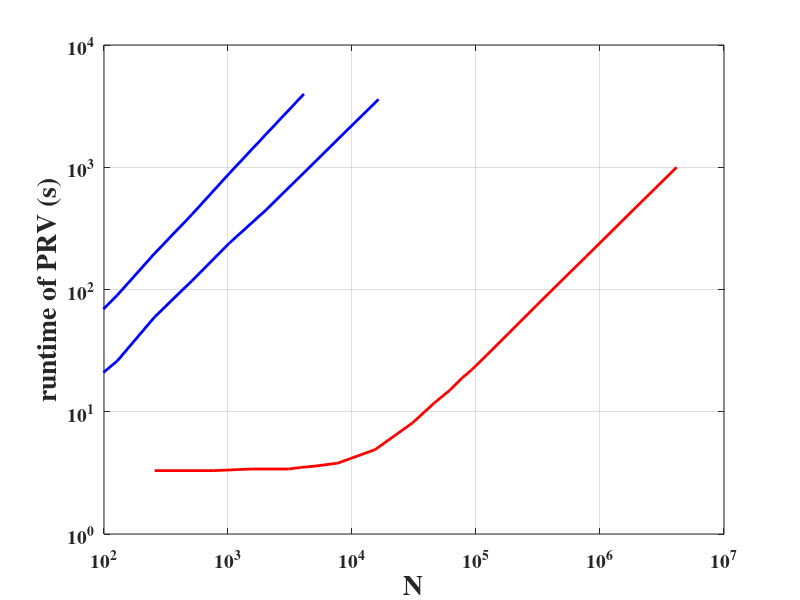

Here is the MATLAB script that generated this plot:
function PressureReliefValveRuntimeComparison

%y: transient only   z: full problem

%mpgos
mpgos.x = [256 768 1536 3072 3840 5120 7680 15360 30720 46080 61440 76800 92160 122880 184320 307200 768000 4147200];
%mpgos.y = [3.2 3.1 3.2 3.2 3.2 3.2 3.3 4.1 6.6 9.2 11.9 14.6 17.4 23.2 35.1 59.0 147.2 796.8];
mpgos.z = [3.3 3.3 3.4 3.4 3.5 3.6 3.8 4.9 8.1 11.8 15.0 18.8 22.0 29.3 44.1 74.0 185.0 1000.7];

%CPU_Valve_julia_ensemble.jl
julia_cpu1.x = [8        16      32      48      64      128      256     512     1024        2048        4096        10000];
%julia_cpu.y = [4.431	10.451	20.501	30.972	42.123	93.255	194.194	386.703	774.20434	1538.097223	3065.774351	NaN]; 
julia_cpu1.z = [4.826	10.853	22.482	33.579	44.409	89.889	197.314	411.064	890.36208	1884.667078	3976.813194	NaN];

%CPU_Valve_julia_loop.jl
julia_cpu2.x = [16       48      128     256     512     1024        2048        16384];
julia_cpu2.z = [1.98	 11.35	 26.06	 59.6	 117.88	 239.3		 451.8       3601];


%GPU_Valve_julia.jl   -    incorrect results
julia_gpu.x = [16	128     1024    8192];
julia_gpu.z = [313 1009 1474 1667];



fig=figure(1); hold on;
p1=plot(mpgos.x,mpgos.z);
p2=plot(julia_cpu1.x,julia_cpu1.z);
p3=plot(julia_cpu2.x,julia_cpu2.z);

set(gca,'XScale','log','YScale','log','XLim',[1e2 1e7],'YLim',[1e-0 1e4],'XGrid','on','YGrid','on','Box','on','FontSize',14,'FontWeight','bold','FontName','Times');
set(p1,'Color',[1 0 0], 'LineStyle','-','LineWidth',2);
set(p2,'Color',[0 0 1], 'LineStyle','-','LineWidth',2);
set(p3,'Color',[0 0 1], 'LineStyle','-','LineWidth',2);


xlabel('N','FontSize',20,'FontWeight','bold','FontName','Times');
ylabel('runtime of PRV (s)','FontSize',20,'FontWeight','bold','FontName','Times');